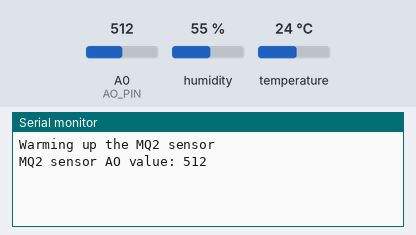
A sketch run on a simulated Arduino Uno, built with avr-gcc and run on an emulated ATmega328P. On the bench: the last lines printed to the serial monitor. The inputs (shaded band) are chosen by the test bench; at power-on: A0 (AO_PIN) = 512, humidity 55 %, temperature 24 °C.

Above: at 3.2 s.
3.3 s: A0 (AO_PIN) set to 716
At 5.8 s:
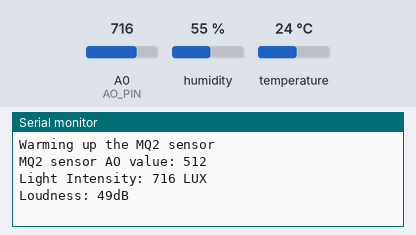
6.5 s: A0 (AO_PIN) set to 511
At 7.7 s:
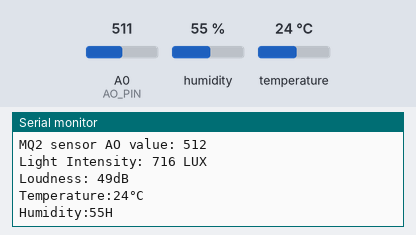
8.5 s: A0 (AO_PIN) set to 306
At 10.9 s:
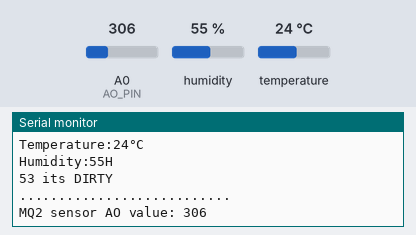
11.5 s: humidity set to 22 %
At 12.8 s:
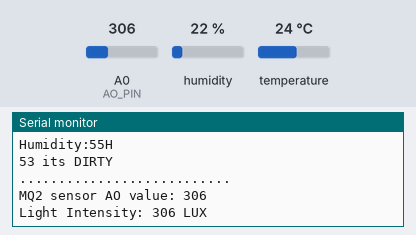
13.0 s: A0 (AO_PIN) set to 900
At 13.6 s:
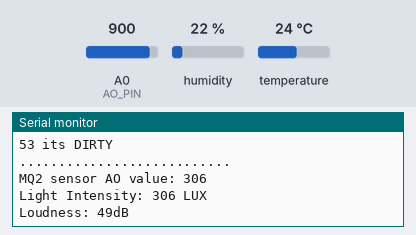
19.6 s: temperature set to 12 °C
At 21.0 s:
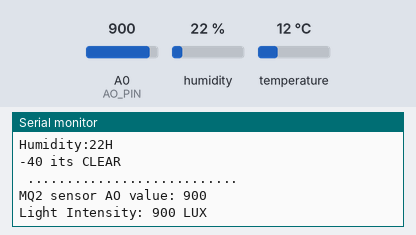

Measured:
- after the input at 3.3 s, the serial monitor: prints a new line after 0.70 s (image 1)
- after the input at 8.5 s, the serial monitor: prints a new line after 1.6 s (image 3)

The sketch:

FYDP_copy_20230814135059.ino
```cpp
#define AO_PIN A0  // Arduino's pin connected to AO pin of the MQ2 sensor

int light;

//sound Sensor
 const int sampleWindow = 50;                              // Sample window width in mS (50 mS = 20Hz)
unsigned int sample;

#define SENSOR_PIN A0

//temperature
#include <SimpleDHT.h>

int pinDHT11=2;
SimpleDHT11 dht11;

//water
int sensorPin = A0;

void setup() {
  // put your setup code here, to run once:
  //sound sensor
  pinMode (SENSOR_PIN, INPUT); // Set the signal pin as input

  Serial.begin(9600);
  Serial.println("Warming up the MQ2 sensor");
  delay(2000);  // wait for the MQ2 to warm up

}

void loop() {
  // put your main code here, to run repeatedly:
//Gas sensor
int gasValue = analogRead(AO_PIN);

  Serial.print("MQ2 sensor AO value: ");
  Serial.println(gasValue);
  delay(2000);

  //Light
  light = analogRead(A0);
 Serial.print("Light Intensity: ");
  Serial.print(light);
   Serial.print(" LUX \n");

  delay(1000);

  //sound

   unsigned long startMillis= millis();                   // Start of sample window
   float peakToPeak = 0;                                  // peak-to-peak level

   unsigned int signalMax = 0;                            //minimum value
   unsigned int signalMin = 1024;                         //maximum value

                                                          // collect data for 50 mS
   while (millis() - startMillis < sampleWindow)
   {
      sample = analogRead(SENSOR_PIN);                    //get reading from microphone
      if (sample < 1024)                                  // toss out spurious readings
      {
         if (sample > signalMax)
         {
            signalMax = sample;                           // save just the max levels
         }
         else if (sample < signalMin)
         {
            signalMin = sample;                           // save just the min levels
         }
      }
   }

   peakToPeak = signalMax - signalMin;                    // max - min = peak-peak amplitude
   int db = map(peakToPeak,20,900,49.5,90);             //calibrate for deciBels

  Serial.print("Loudness: ");
  Serial.print(db);
  Serial.println("dB");

  delay(2000);

  //temperature

   byte temp=0;
  byte hum=0;
  int err=SimpleDHTErrSuccess;
  if((err=dht11.read(pinDHT11, &temp , &hum, NULL)!=SimpleDHTErrSuccess)){
    Serial.print("Read DHT11 failed, err=");Serial.print(err);delay(1000);
    return;
  }
  Serial.print("Temperature:");
  Serial.print((int)temp);Serial.print("°C\n");
   Serial.print("Humidity:");
  Serial.print((int)hum);Serial.print("H\n");
  delay(2000);

  //water

   int sensorValue = analogRead(sensorPin);
  int turbidity = map(sensorValue, 0,640, 100, 0);
   delay(1000);
   Serial.print(turbidity);
    if (turbidity < 20) {

    Serial.print(" its CLEAR\n ");
  }

   if ((turbidity > 20) && (turbidity < 50)) {

    Serial.print(" its CLOUDY \n");
  }

   if (turbidity > 50) {

    Serial.print(" its DIRTY \n");
  }

Serial.print("...........................\n");
}
```
